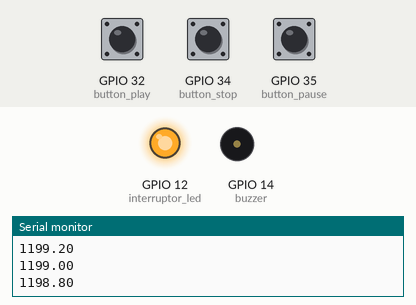
This program was run on a simulated ESP32. On the bench: output pins drawn as LEDs (lit = HIGH), buzzer (waves = sounding, pin HIGH), the last lines printed to the serial monitor. Dashed ring = blinking. The test bench sets the inputs (shaded band); at power-on: GPIO 35 (button_pause) LOW, GPIO 34 (button_stop) LOW, GPIO 32 (button_play) LOW. Pins used as bus, display or sensor lines are not drawn.

Above: at 1.2 s.
1.3 s: GPIO 35 (button_pause) pulled HIGH for 0.25 s
At 2.9 s:
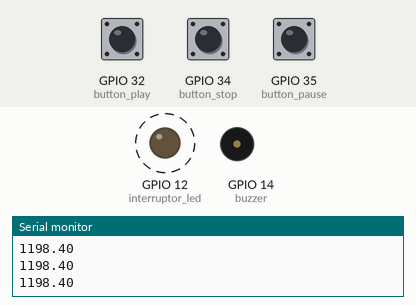
4.5 s: GPIO 34 (button_stop) pulled HIGH for 0.25 s
At 4.95 s:
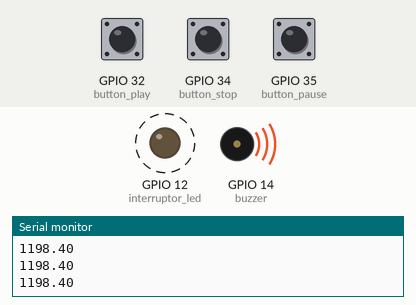
6.6 s: GPIO 34 (button_stop) pulled HIGH for 1 s
At 7.05 s:
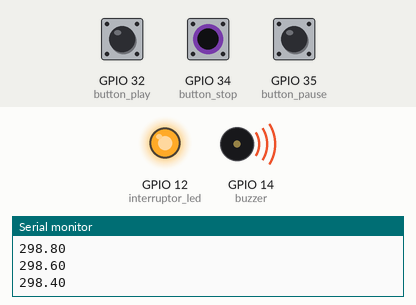
9.1 s: GPIO 35 (button_pause) pulled HIGH for 1 s
At 11.0 s:
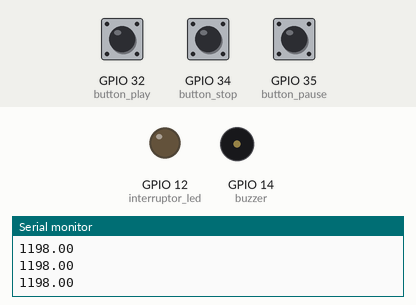
13.1 s: GPIO 32 (button_play) pulled HIGH for 0.25 s
At 13.7 s:
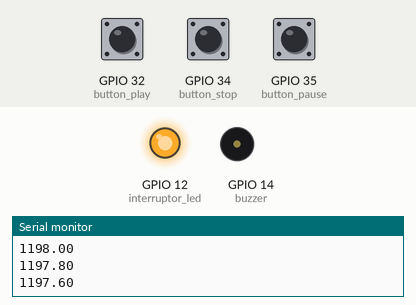
Timing chart, 0 to 15.8 s (numbered marks = the images above; inputs shaded):
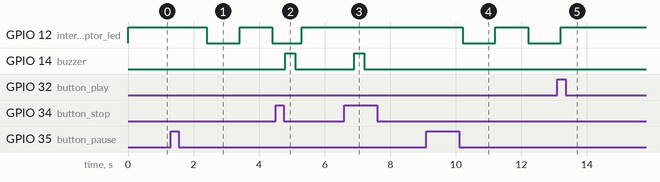

The program:

main.cpp
```cpp
#include <Arduino.h>

// ciclo de actualizacion de estado de salidas y entradas
int CYCLE = 1000/5;

//Definicion de ciclos Pomodoro
int MAIN_CYCLE [] = {0,1,0,1,0,1,0,1,0,2};
int TIME_PER_CYCLE [] = {20*60, 5*60, 30*60};
int COLORS_PER_CYCLE [][3] = {{HIGH,LOW,LOW},{LOW,HIGH,LOW},{LOW,LOW,HIGH}};

//VALORES ACTUALES
int CURRENT_CYCLE = 0;
float CURRENT_TIME = TIME_PER_CYCLE[MAIN_CYCLE[CURRENT_CYCLE]];
int CURRENT_COLOR[3] = {0,0,0};

int CURR_BUTTON = 1;
int TEMP_BUTTON = 1;
int LAST_BUTTON = 0;

//tiempo de parpadeo de led

float ON_OFF_TIME = 0.8;
float TIME_LEFT_LED = ON_OFF_TIME;
int STATE_LED = HIGH;

//Pines de entrada
int button_stop = 34;
int button_pause = 35;
int button_play = 32;

//Pines de salida
int r_color = 33;
int g_color = 25;
int b_color = 26;

int interruptor_led = 12;

int buzzer = 14;
//Tiempo que esta encendido el buzzer
int TIME_BUZZER = 300;

void setup() {

  pinMode(r_color,OUTPUT);
  pinMode(g_color,OUTPUT);
  pinMode(b_color,OUTPUT);
  pinMode(buzzer,OUTPUT);
  pinMode(interruptor_led,OUTPUT);

  pinMode(button_stop, INPUT);
  pinMode(button_pause, INPUT);
  pinMode(button_play, INPUT);

  digitalWrite(r_color,COLORS_PER_CYCLE[MAIN_CYCLE[CURRENT_CYCLE]][0]);
  digitalWrite(g_color,COLORS_PER_CYCLE[MAIN_CYCLE[CURRENT_CYCLE]][1]);
  digitalWrite(b_color,COLORS_PER_CYCLE[MAIN_CYCLE[CURRENT_CYCLE]][2]);

  digitalWrite(buzzer,LOW);

  digitalWrite(interruptor_led,HIGH);

  Serial.begin(115200);
}

int current_button();

void actualizarCiclo();

void loop() {
  actualizarCiclo();
  //TRABAJAR CON BOTONES
  TEMP_BUTTON = current_button();
  if(TEMP_BUTTON != 0 && TEMP_BUTTON != LAST_BUTTON){
    if(TEMP_BUTTON != CURR_BUTTON){
      //SE DETECTO UN CAMBIO DE BOTON/MODO
      CURR_BUTTON = TEMP_BUTTON;
    }
  }

  LAST_BUTTON = TEMP_BUTTON;
  //Serial.println(CURR_BUTTON);

  //ESPERAR QUE SE CONSUMA EL CICLO
  delay(CYCLE);


}


//Filtra y retorna el boton que esta actualmente presionado
int current_button(){
  int buttons[3] = {digitalRead(button_play),digitalRead(button_pause),digitalRead(button_stop)};

  //si hay mas de un boton presionado se considera que no hay ningun boton realmente presionado
  if ((buttons[0] + buttons[1] + buttons[2]) != 1){
    return 0;
  }

  if (digitalRead(button_play) == HIGH)  return 1;
  if (digitalRead(button_pause) == HIGH) return 2;
  if (digitalRead(button_stop) == HIGH)  return 3;
  return 0;
}


//actualiza el ciclo de trabajo

void actualizarCiclo(){

  switch (CURR_BUTTON)
  {
  case 1:
    CURRENT_TIME -= (float)CYCLE/1000.0;
    TIME_LEFT_LED = ON_OFF_TIME;
    STATE_LED = HIGH;
    break;
  case 2:
    TIME_LEFT_LED -= (float)CYCLE/1000.0;
    break;
  case 3:
    CURRENT_TIME = 0;
    CURR_BUTTON = 1;
    break;
  }

  if (TIME_LEFT_LED <= 0){
    STATE_LED = !STATE_LED;
    TIME_LEFT_LED = ON_OFF_TIME;
  }

  digitalWrite(interruptor_led, STATE_LED);


  if (CURRENT_TIME <= 0){
    int size = sizeof(MAIN_CYCLE) / sizeof(MAIN_CYCLE[0]);

    CURRENT_CYCLE =  (CURRENT_CYCLE + 1) % size;
    CURRENT_TIME = TIME_PER_CYCLE[MAIN_CYCLE[CURRENT_CYCLE]];

    digitalWrite(r_color,COLORS_PER_CYCLE[MAIN_CYCLE[CURRENT_CYCLE]][0]);
    digitalWrite(g_color,COLORS_PER_CYCLE[MAIN_CYCLE[CURRENT_CYCLE]][1]);
    digitalWrite(b_color,COLORS_PER_CYCLE[MAIN_CYCLE[CURRENT_CYCLE]][2]);

    digitalWrite(buzzer,HIGH);
    delay(TIME_BUZZER);
    digitalWrite(buzzer,LOW);


  }

  Serial.println(CURRENT_TIME);
}
```

Measured:
- after the input at 1.3 s, GPIO 12 (interruptor_led): HIGH → LOW after 1.1 s, → HIGH 1.0 s later, → LOW 1.0 s later
- after the input at 4.5 s, GPIO 14 (buzzer): LOW → HIGH after 0.30 s, → LOW 0.30 s later
- after the input at 6.6 s, GPIO 14 (buzzer): LOW → HIGH after 0.30 s, → LOW 0.30 s later
- after the input at 9.1 s, GPIO 12 (interruptor_led): HIGH → LOW after 1.1 s, → HIGH 1.0 s later, → LOW 1.0 s later
- after the input at 13.1 s, GPIO 12 (interruptor_led): goes on until 13.2 s, then stays HIGH
